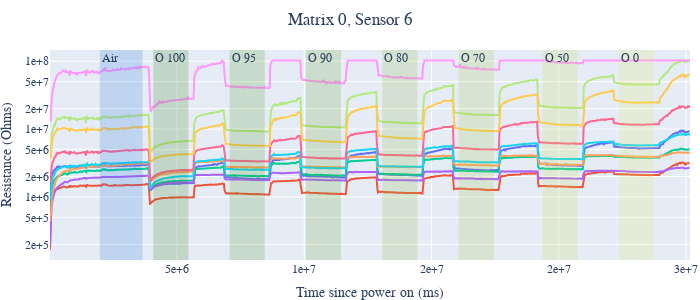

Notebook cell for this chart:
### Code cell
plot_sensor_it(0, 6,
               sensor_data, labels,
               classes, colors,
               save_pdf=True,
               include_labels=True)

### Figure 1 — Plotly figure (JSON) as saved in the notebook; plotly's stock layout.template omitted (floating-point values rounded to 4 significant figures; data arrays with more than 128 entries replaced by an {"elided": "..."} marker saying what was removed)
{"data": [{"mode": "lines", "name": "H.S. 0", "showlegend": false, "type": "scatter", "x": {"elided": "935 int values"}, "y": {"elided": "935 float values"}}, {"mode": "lines", "name": "H.S. 1", "showlegend": false, "type": "scatter", "x": {"elided": "935 int values"}, "y": {"elided": "935 float values"}}, {"mode": "lines", "name": "H.S. 2", "showlegend": false, "type": "scatter", "x": {"elided": "935 int values"}, "y": {"elided": "935 float values"}}, {"mode": "lines", "name": "H.S. 3", "showlegend": false, "type": "scatter", "x": {"elided": "935 int values"}, "y": {"elided": "935 float values"}}, {"mode": "lines", "name": "H.S. 4", "showlegend": false, "type": "scatter", "x": {"elided": "935 int values"}, "y": {"elided": "935 float values"}}, {"mode": "lines", "name": "H.S. 5", "showlegend": false, "type": "scatter", "x": {"elided": "935 int values"}, "y": {"elided": "935 float values"}}, {"mode": "lines", "name": "H.S. 6", "showlegend": false, "type": "scatter", "x": {"elided": "935 int values"}, "y": {"elided": "935 float values"}}, {"mode": "lines", "name": "H.S. 7", "showlegend": false, "type": "scatter", "x": {"elided": "935 int values"}, "y": {"elided": "935 float values"}}, {"mode": "lines", "name": "H.S. 8", "showlegend": false, "type": "scatter", "x": {"elided": "935 int values"}, "y": {"elided": "935 int values"}}, {"mode": "lines", "name": "H.S. 9", "showlegend": false, "type": "scatter", "x": {"elided": "934 int values"}, "y": {"elided": "934 float values"}}], "layout": {"annotations": [{"showarrow": false, "text": "Air", "x": 1967387, "xanchor": "left", "xref": "x", "y": 1, "yanchor": "top", "yref": "y domain"}, {"showarrow": false, "text": "O 100", "x": 4067091, "xanchor": "left", "xref": "x", "y": 1, "yanchor": "top", "yref": "y domain"}, {"showarrow": false, "text": "O 95", "x": 7066727, "xanchor": "left", "xref": "x", "y": 1, "yanchor": "top", "yref": "y domain"}, {"showarrow": false, "text": "O 90", "x": 10066174, "xanchor": "left", "xref": "x", "y": 1, "yanchor": "top", "yref": "y domain"}, {"showarrow": false, "text": "O 80", "x": 13065956, "xanchor": "left", "xref": "x", "y": 1, "yanchor": "top", "yref": "y domain"}, {"showarrow": false, "text": "O 70", "x": 16065474, "xanchor": "left", "xref": "x", "y": 1, "yanchor": "top", "yref": "y domain"}, {"showarrow": false, "text": "O 50", "x": 19365209, "xanchor": "left", "xref": "x", "y": 1, "yanchor": "top", "yref": "y domain"}, {"showarrow": false, "text": "O 0", "x": 22364702, "xanchor": "left", "xref": "x", "y": 1, "yanchor": "top", "yref": "y domain"}], "font": {"family": "Times New Roman"}, "height": 300, "margin": {"b": 0, "l": 0, "r": 10, "t": 50}, "shapes": [{"fillcolor": "#2c73d2", "line": {"width": 0}, "opacity": 0.2, "type": "rect", "x0": 1967387, "x1": 3647055, "xref": "x", "y0": 0, "y1": 1, "yref": "y domain"}, {"fillcolor": "#327d17", "line": {"width": 0}, "opacity": 0.2, "type": "rect", "x0": 4067091, "x1": 5447860, "xref": "x", "y0": 0, "y1": 1, "yref": "y domain"}, {"fillcolor": "#508f21", "line": {"width": 0}, "opacity": 0.2, "type": "rect", "x0": 7066727, "x1": 8446732, "xref": "x", "y0": 0, "y1": 1, "yref": "y domain"}, {"fillcolor": "#6ca02c", "line": {"width": 0}, "opacity": 0.2, "type": "rect", "x0": 10066174, "x1": 11446378, "xref": "x", "y0": 0, "y1": 1, "yref": "y domain"}, {"fillcolor": "#88b237", "line": {"width": 0}, "opacity": 0.2, "type": "rect", "x0": 13065956, "x1": 14446017, "xref": "x", "y0": 0, "y1": 1, "yref": "y domain"}, {"fillcolor": "#a4c444", "line": {"width": 0}, "opacity": 0.2, "type": "rect", "x0": 16065474, "x1": 17445253, "xref": "x", "y0": 0, "y1": 1, "yref": "y domain"}, {"fillcolor": "#c2d551", "line": {"width": 0}, "opacity": 0.2, "type": "rect", "x0": 19365209, "x1": 20744825, "xref": "x", "y0": 0, "y1": 1, "yref": "y domain"}, {"fillcolor": "#e0e75f", "line": {"width": 0}, "opacity": 0.2, "type": "rect", "x0": 22364702, "x1": 23744532, "xref": "x", "y0": 0, "y1": 1, "yref": "y domain"}], "title": {"font": {"family": "Times New Roman"}, "pad": {"b": 0, "l": 0, "r": 0, "t": 0}, "text": "Matrix 0, Sensor 6", "x": 0.5}, "width": 700, "xaxis": {"tickformat": ".0e", "title": {"text": "Time since power on (ms)"}}, "yaxis": {"tickformat": ".0e", "title": {"text": "Resistance (Ohms)"}, "type": "log"}}}
